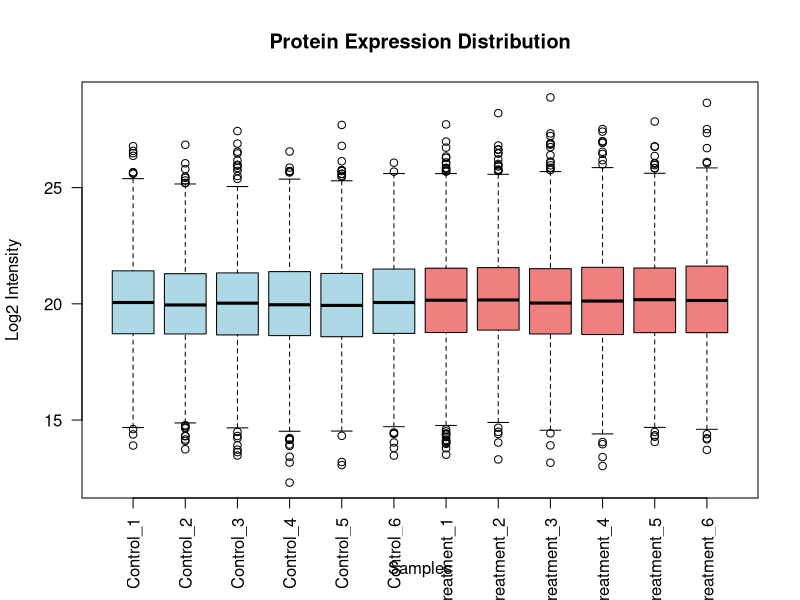
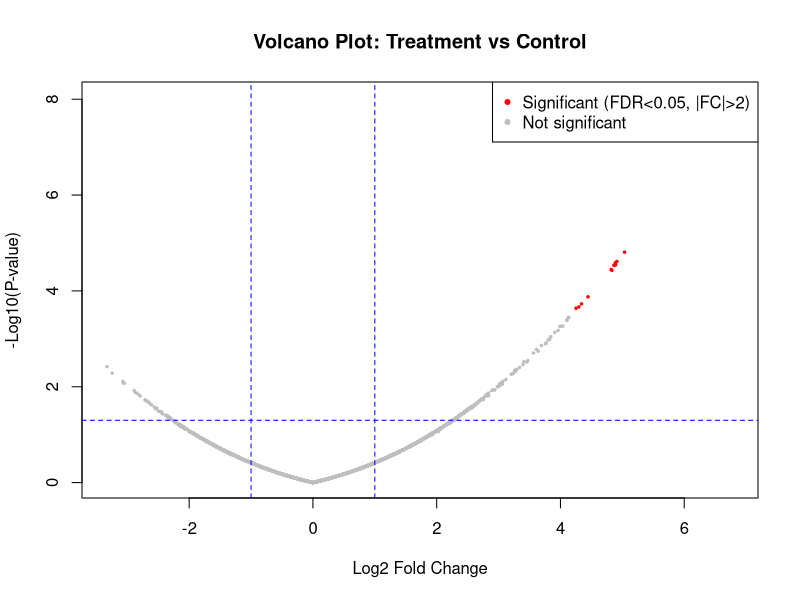
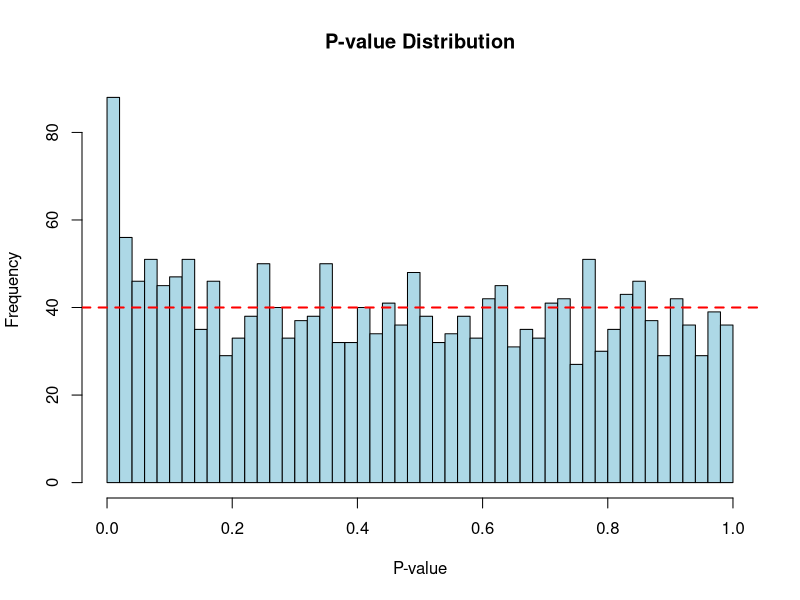
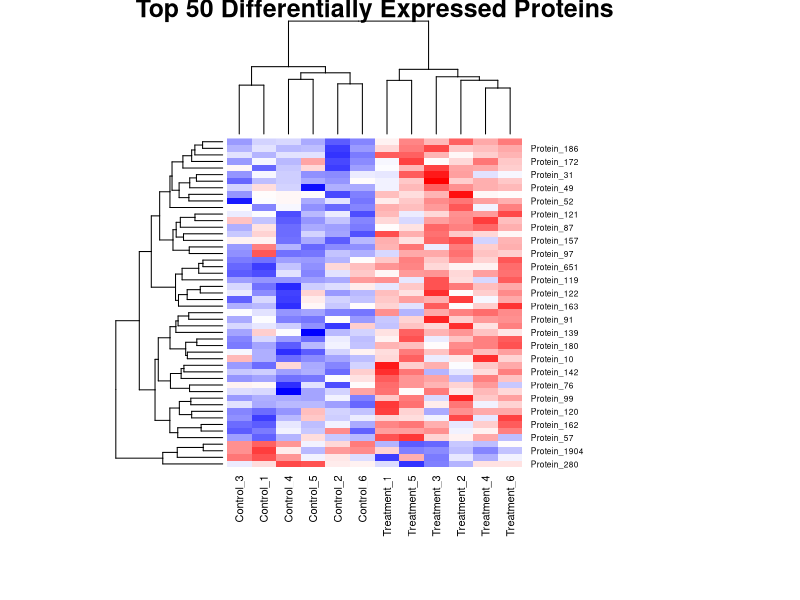
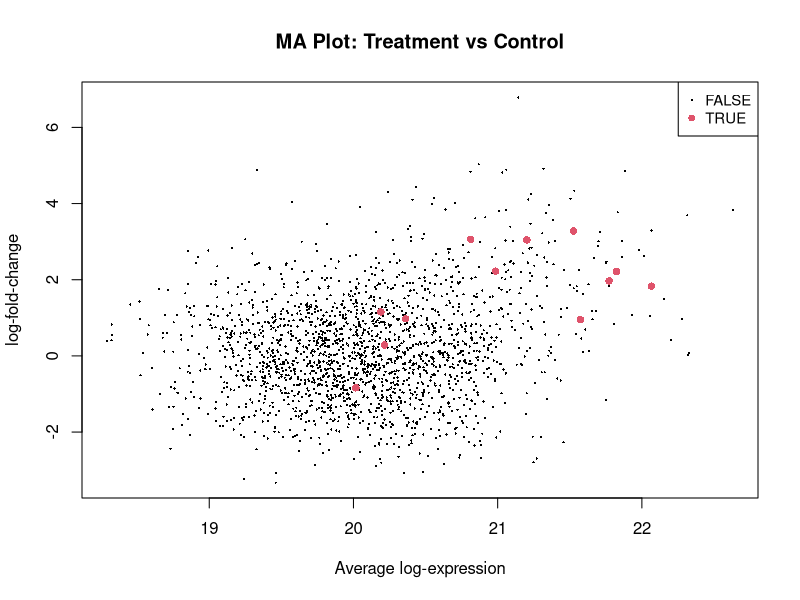

Generate these figures, in order, with R:
# ============================================================================
# R Code Examples for Proteomics Statistical Analysis
# Copyright (c) 2026 Ph. Grosjean (philippe.grosjean@umons.ac.be)
# Draft generated using Manus 1.6 Lite, further edited and verified by a human
# ============================================================================

# Install required packages (run once)
# install.packages("BiocManager")
# BiocManager::install(c("limma", "DEqMS"))

# Load libraries
library(limma)

# ============================================================================
# Example 1: Data Preparation and Normalization
# ============================================================================

# Simulate proteomics data matrix
# Rows = proteins, Columns = samples
set.seed(123)
n_proteins <- 2000
n_samples_per_group <- 6

# Create expression matrix (log2 intensities)
expression_data <- matrix(
  rnorm(n_proteins * n_samples_per_group * 2, mean = 20, sd = 2),
  nrow = n_proteins,
  ncol = n_samples_per_group * 2
)

# Add differential expression to 200 proteins
de_proteins <- 1:200
expression_data[de_proteins, (n_samples_per_group+1):(n_samples_per_group*2)] <-
  expression_data[de_proteins, (n_samples_per_group+1):(n_samples_per_group*2)] +
  rnorm(200, mean = 2, sd = 0.5)

# Set row and column names
rownames(expression_data) <- paste0("Protein_", 1:n_proteins)
colnames(expression_data) <- c(
  paste0("Control_", 1:n_samples_per_group),
  paste0("Treatment_", 1:n_samples_per_group)
)

# Create experimental design
group <- factor(rep(c("Control", "Treatment"), each = n_samples_per_group))
design <- model.matrix(~0 + group)
colnames(design) <- c("Control", "Treatment")

# View data structure
head(expression_data)
print(design)

# ============================================================================
# Example 2: Quality Control - Boxplot
# ============================================================================

# Boxplot to check data distribution across samples
boxplot(expression_data,
  main = "Protein Expression Distribution",
  xlab = "Samples",
  ylab = "Log2 Intensity",
  las = 2,
  col = rep(c("lightblue", "lightcoral"), each = n_samples_per_group))

# ============================================================================
# Example 3: Statistical Testing with limma
# ============================================================================

# Fit linear model
fit <- lmFit(expression_data, design)

# Define contrast (Treatment vs Control)
contrast_matrix <- makeContrasts(
  TreatmentVsControl = Treatment - Control,
  levels = design
)

# Apply contrast
fit2 <- contrasts.fit(fit, contrast_matrix)

# Empirical Bayes moderation
fit2 <- eBayes(fit2)

# Extract results
results <- topTable(fit2, coef = "TreatmentVsControl", number = Inf, sort.by = "P")

# View top differentially expressed proteins
head(results, 10)

# ============================================================================
# Example 4: Multiple Testing Correction
# ============================================================================

# Extract p-values
raw_pvalues <- results$P.Value

# Apply different correction methods
bonferroni_adj <- p.adjust(raw_pvalues, method = "bonferroni")
bh_fdr <- p.adjust(raw_pvalues, method = "BH")  # Benjamini-Hochberg

# Compare number of significant proteins
cat("Significant proteins (raw p < 0.05):", sum(raw_pvalues < 0.05), "\n")
cat("Significant proteins (Bonferroni < 0.05):", sum(bonferroni_adj < 0.05), "\n")
cat("Significant proteins (FDR < 0.05):", sum(bh_fdr < 0.05), "\n")

# Add adjusted p-values to results
results$Bonferroni <- bonferroni_adj
results$FDR <- bh_fdr

# ============================================================================
# Example 5: Volcano Plot
# ============================================================================

# Create volcano plot
plot(results$logFC, -log10(results$P.Value),
  pch = 20, cex = 0.5,
  xlab = "Log2 Fold Change",
  ylab = "-Log10(P-value)",
  main = "Volcano Plot: Treatment vs Control",
  col = ifelse(results$FDR < 0.05 & abs(results$logFC) > 1, "red", "gray"))

# Add threshold lines
abline(h = -log10(0.05), col = "blue", lty = 2)
abline(v = c(-1, 1), col = "blue", lty = 2)

# Add legend
legend("topright",
  legend = c("Significant (FDR<0.05, |FC|>2)", "Not significant"),
  col = c("red", "gray"),
  pch = 20)

# ============================================================================
# Example 6: P-value Histogram (Diagnostic)
# ============================================================================

# Histogram of p-values
hist(results$P.Value,
  breaks = 50,
  col = "lightblue",
  xlab = "P-value",
  main = "P-value Distribution",
  freq = TRUE)

# Add expected uniform line
abline(h = nrow(results) / 50, col = "red", lty = 2, lwd = 2)

# ============================================================================
# Example 7: Heatmap of Top Proteins
# ============================================================================

# Select top 50 differentially expressed proteins
top_proteins <- rownames(results)[1:50]
heatmap_data <- expression_data[top_proteins, ]

# Create heatmap with clustering
heatmap(heatmap_data,
  col = colorRampPalette(c("blue", "white", "red"))(100),
  main = "Top 50 Differentially Expressed Proteins",
  cexRow = 0.6,
  cexCol = 0.8,
  margins = c(8, 10))

# ============================================================================
# Example 8: MA Plot
# ============================================================================

# MA plot: Average expression vs Fold change
plotMA(fit2, coef = "TreatmentVsControl",
  main = "MA Plot: Treatment vs Control",
  status = results$FDR < 0.05)

# ============================================================================
# Example 9: Export Results
# ============================================================================

# Save significant proteins to CSV
significant_proteins <- results[results$FDR < 0.05, ]
write.csv(significant_proteins,
  file = "significant_proteins_FDR005.csv",
  row.names = TRUE)

cat("Exported", nrow(significant_proteins), "significant proteins to CSV\n")

# ============================================================================
# Example 10: Bayes' Theorem Application
# ============================================================================

# Function to calculate Positive Predictive Value (PPV)
calculate_ppv <- function(sensitivity, specificity, prevalence) {
  ppv <- (sensitivity * prevalence) /
    (sensitivity * prevalence + (1 - specificity) * (1 - prevalence))
  return(ppv)
}

# Example: Test with 95% sensitivity and specificity
# at different prevalences
prevalences <- c(0.01, 0.05, 0.10, 0.20, 0.50)
ppv_values <- calculate_ppv(0.95, 0.95, prevalences)

# Display results
ppv_table <- data.frame(
  Prevalence = paste0(prevalences * 100, "%"),
  PPV = paste0(round(ppv_values * 100, 1), "%"),
  FalsePositiveRate = paste0(round((1 - ppv_values) * 100, 1), "%")
)

print("Positive Predictive Value at Different Prevalences:")
print(ppv_table)

# ============================================================================
# Summary Statistics
# ============================================================================

cat("\n=== Analysis Summary ===\n")
cat("Total proteins analyzed:", nrow(results), "\n")
cat("Significant at FDR < 0.05:", sum(results$FDR < 0.05), "\n")
cat("Up-regulated (FC > 2):", sum(results$FDR < 0.05 & results$logFC > 1), "\n")
cat("Down-regulated (FC < 0.5):", sum(results$FDR < 0.05 & results$logFC < -1), "\n")
cat("Median p-value:", median(results$P.Value), "\n")
cat("========================\n")
